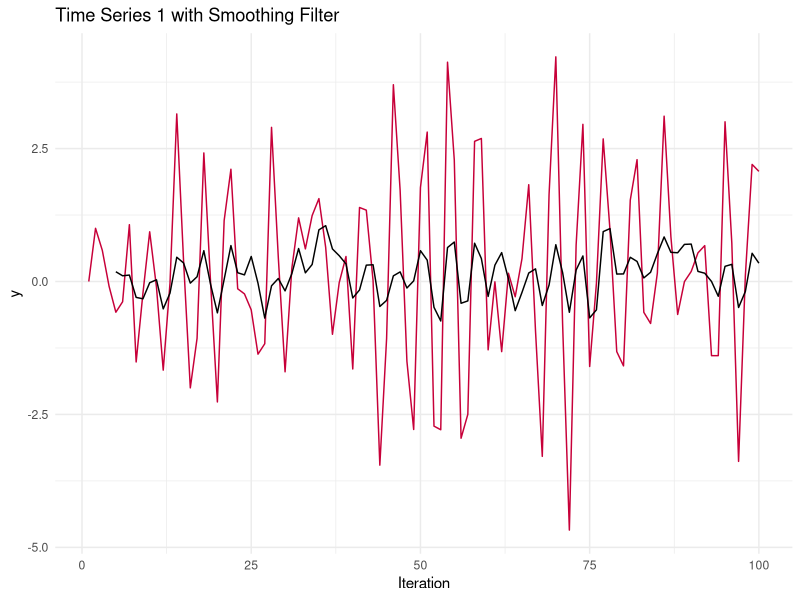
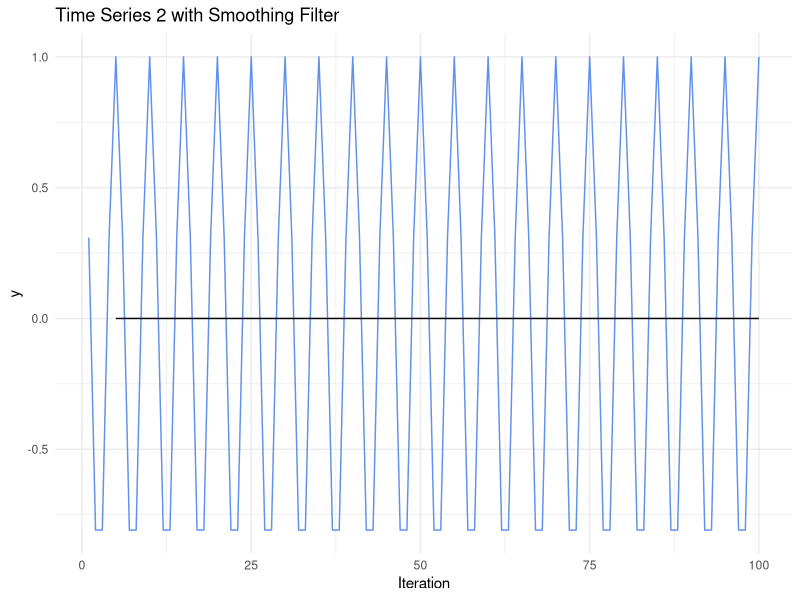

Source code (R) for these figures, in order:
## ---- chunk 1
knitr::opts_chunk$set(echo = TRUE)
library(ggplot2)
set.seed(12345)
## ---- chunk 2

################################################################################
# Exercise 1.a)
################################################################################

x0 = 0
x1 = 0

n = 100

# Series 1
generate_S1 = function(t, x0=0, x1=1) {
  
  series = vector(length = t)
  series[1] = x0
  series[2] = x1
  
  for (i in 3:t) {
    series[i] = -0.8 * series[i-2] + rnorm(n=1, mean=0, sd=1)
  }
  
  return(ts(series))
}

# Series 2
generate_S2 = function(t) {
  series = vector(length = t)

  for (i in 1:t) {
    series[i] = cos(2 * pi * i / 5)
  }
  
  return(ts(series))
}

index = c(1:n)

series1 = generate_S1(n)
series2 = generate_S2(n)

series1_filtered = stats::filter(series1, filter = rep(0.2, 5), sides = 1)
series2_filtered = stats::filter(series2, filter = rep(0.2, 5), sides = 1)



## ---- chunk 3

df = data.frame(index,
                series1 = as.numeric(series1),
                series2 = as.numeric(series2),
                series1_filtered = as.numeric(series1_filtered),
                series2_filtered = as.numeric(series2_filtered))

ggplot(df) +
  geom_line(aes(x = index, y = series1), color = "#C70039") +
  geom_line(aes(x = index, y = series1_filtered), color = "#000000") +
  labs(title = "Time Series 1 with Smoothing Filter", y = "y",
  x = "Iteration", color = "Legend") +
  theme_minimal()

ggplot(df) +
  geom_line(aes(x = index, y = series2), color = "#6091EC") +
  geom_line(aes(x = index, y = series2_filtered), color = "#000000") +
  labs(title = "Time Series 2 with Smoothing Filter", y = "y",
  x = "Iteration", color = "Legend") +
  theme_minimal()

## ---- chunk 4

################################################################################
# Exercise 1.b)
################################################################################

generate_S3 = function(t, X, W) {
  series = vector(length=t)
  white_noise = vector(length=t)
  
  series[1:length(X)] = X
  white_noise[1:length(W)] = W
  
  for (i in 7:t) {
    W[1:6] = W[2:7]
    W[7] = rnorm(1, mean=0, sd=1)
    series[i] = 4 * series[i-1] - 2 * series[i-2] - series[i-5] + 
                W[7] + 3 * W[5] + W[2] - 4 * W[1]
  }
  
  return(ts(series))
}

series3 = generate_S3(t=n, X = rnorm(7, mean=0, sd=1), W = rnorm(7, mean=0, sd=1))

## ---- chunk 5

Z_phi = c(1, -4, 2, 0, 0, 1)

isCausal = function(Z) {
  return(all(Mod(polyroot(Z)) > 1))
}

isCausal(Z_phi)

## ---- chunk 6

Z_theta = c(1, 0, 3, 0, -1, 0, 4)

isInvertible = function(Z) {
  return(all(Mod(poly(Z)) > 1))
}

isInvertible(Z_theta)

